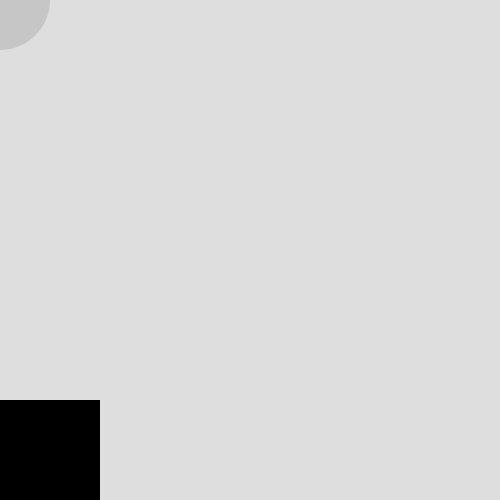
Frame 1 (no input)
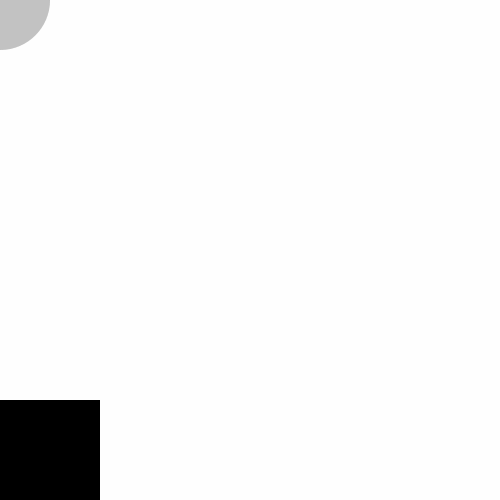
Frame 60 (the mouse pressed at the canvas centre just before this capture)
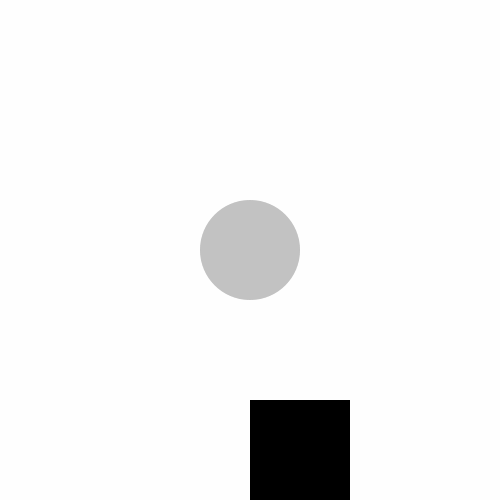
Frame 120 (the mouse held since frame 60 and released just before this capture)

The Processing sketch that drew these frames (run headless with seeded random() and noise(); from frame 60 on, the mouse is pressed at the canvas centre):

// Processing sketch: processing_30377
// ── processing_30377.pde

void setup(){
  size(500, 500);
  smooth();
}

void draw(){
  fill(255, 90);
  noStroke();
  rect(0, 0, 500, 500);
  
  fill(0);
  rect(mouseX, 400, 100, 100);
  
  fill(100, 50);
  noStroke();
  ellipse(mouseX, mouseY, 100, 100);
}
                
                
